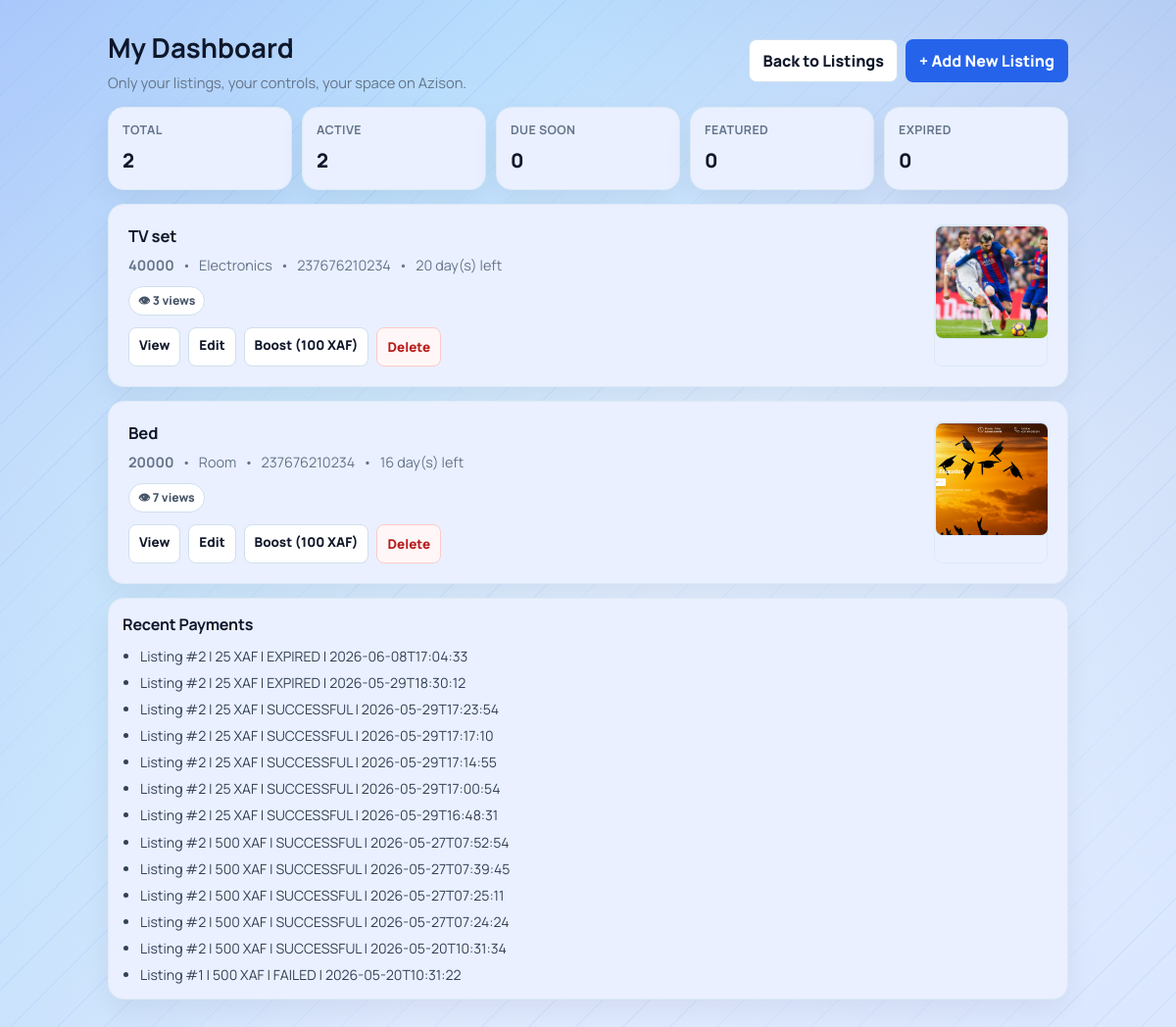
The app's page /dashboard (signed in) with its own data.
### tables this page shows
CREATE TABLE listings(
            id INTEGER PRIMARY KEY AUTOINCREMENT,
            title TEXT,
            price TEXT,
            category TEXT,
            phone TEXT,
            owner_phone TEXT,
            leave_date TEXT,
            description TEXT,
            image TEXT,
            is_featured INTEGER DEFAULT 0
        , view_count INTEGER DEFAULT 0);

CREATE TABLE payments(
            id INTEGER PRIMARY KEY AUTOINCREMENT,
            listing_id INTEGER NOT NULL,
            reference TEXT NOT NULL UNIQUE,
            amount INTEGER NOT NULL,
            status TEXT NOT NULL,
            phone TEXT,
            created_at TEXT NOT NULL
        , provider_reference TEXT);

### app.py (the view)
@app.route("/dashboard")
@login_required
def dashboard():
    conn = get_db()
    cursor = conn.cursor()
    owner_phone = get_authenticated_owner_phone()
    expire_stale_pending_payments(cursor)
    conn.commit()
    cursor.execute(
        """
        SELECT * FROM listings
        WHERE owner_phone = ?
        ORDER BY is_featured DESC, id DESC
        """,
        (owner_phone,),
    )
    rows = cursor.fetchall()
    cursor.execute(
        """
        SELECT p.id, p.listing_id, p.reference AS reference_id, p.amount, p.status, p.phone, p.created_at
        FROM payments p
        JOIN listings l ON l.id = p.listing_id
        WHERE l.owner_phone = ?
        ORDER BY p.id DESC
        """,
        (owner_phone,),
    )
    payment_rows = cursor.fetchall()
    conn.close()
    today = datetime.today().date()
    listings = []
    pending_payments_by_listing = {}
    payment_history = []
    stats = {
        "total": 0,
        "active": 0,
        "soon": 0,
        "expired": 0,
        "featured": 0,
    }
    for payment_row in payment_rows:
        normalized_status = resolve_internal_payment_status(payment_row["status"]) or PAYMENT_STATUS_PENDING
        if normalized_status == PAYMENT_STATUS_PENDING and payment_row["listing_id"] not in pending_payments_by_listing:
            pending_payments_by_listing[payment_row["listing_id"]] = payment_row["reference_id"]
        payment_history.append(
            {
                "listing_id": payment_row["listing_id"],
                "reference_id": payment_row["reference_id"],
                "amount": payment_row["amount"],
                "status": normalized_status,
                "phone": payment_row["phone"] or "",
                "created_at": payment_row["created_at"],
            }
        )
    for row in rows:
        leave_date = datetime.strptime(row["leave_date"], "%Y-%m-%d").date()
        days_left = (leave_date - today).days
        is_expired = days_left < 0
        is_soon = 0 <= days_left <= 3
        is_featured = row["is_featured"] == 1
        stats["total"] += 1
        if is_featured:
            stats["featured"] += 1
        if is_expired:
            stats["expired"] += 1
        else:
            stats["active"] += 1
            if is_soon:
                stats["soon"] += 1
        listings.append(
            {
                "id": row["id"],
                "title": row["title"],
                "price": row["price"],
                "category": row["category"],
                "phone": row["phone"],
                "leave_date": row["leave_date"],
                "description": row["description"] or "",
                "image": row["image"],
                "is_featured": row["is_featured"],
                "days_left": days_left,
                "is_expired": is_expired,
                "is_soon": is_soon,
                "pending_payment_reference": pending_payments_by_listing.get(row["id"], ""),
                "view_count": row["view_count"],
            }
        )
    return render_template(
        "dashboard.html",
        listings=listings,
        stats=stats,
        payment_history=payment_history[:20],
        boost_amount=effective_boost_amount(),
    )

### app.py (called while the page is built)
def env_flag(name):
    return os.getenv(name, "").strip().lower() in {"1", "true", "yes", "on"}

def get_db():
    if USE_POSTGRES:
        if psycopg2 is None:
            raise RuntimeError("DATABASE_URL is set but psycopg2 is not installed.")
        return PostgresConnection(psycopg2.connect(normalize_database_url(DATABASE_URL)))
    conn = sqlite3.connect(SQLITE_DATABASE_PATH)
    conn.row_factory = sqlite3.Row
    return conn

def normalize_phone(raw_phone):
    if not raw_phone:
        return ""
    phone = re.sub(r"\D", "", raw_phone)
    if phone.startswith("00"):
        phone = phone[2:]
    national_number = ""
    if phone.startswith("237") and len(phone) == 12:
        national_number = phone[3:]
    elif len(phone) == 10 and phone.startswith("0"):
        national_number = phone[1:]
    elif len(phone) == 9:
        national_number = phone
    else:
        return ""
    if len(national_number) != 9 or national_number[0] not in {"2", "6"}:
        return ""
    phone = "237" + national_number
    return phone

def get_session_user_id():
    raw_user_id = session.get("user_id")
    if raw_user_id is None:
        return None
    try:
        return int(raw_user_id)
    except (TypeError, ValueError):
        session.pop("user_id", None)
        return None

def listing_image_url(image_value):
    image_value = (image_value or "").strip()
    if not image_value:
        return ""
    if image_value.startswith(("http://", "https://")):
        return image_value
    return url_for("static", filename=f"uploads/{image_value}")

def effective_boost_amount() -> int:
    return BOOST_LISTING_AMOUNT

def normalize_payment_status(status):
    return (status or "").strip().upper()

def enable_insecure_oauth_for_localhost():
    host = (request.host or "").split(":", 1)[0].strip().lower()
    local_hosts = {"localhost", "127.0.0.1", "0.0.0.0", "::1"}
    is_local_name = host in local_hosts or host.startswith("localhost")
    is_private_ip = False
    try:
        is_private_ip = ipaddress.ip_address(host).is_private
    except ValueError:
        is_private_ip = False
    if (is_local_name or is_private_ip) and "OAUTHLIB_INSECURE_TRANSPORT" not in os.environ:
        os.environ["OAUTHLIB_INSECURE_TRANSPORT"] = "1"

@app.before_request
def oauth_dev_transport_guard():
    if env_flag("OAUTHLIB_INSECURE_TRANSPORT"):
        os.environ["OAUTHLIB_INSECURE_TRANSPORT"] = "1"
        return
    if request.scheme == "http":
        enable_insecure_oauth_for_localhost()

### templates/dashboard.html (shortened to what this page needs)
<!DOCTYPE html>
<html lang="en">
<head>
    <link rel="stylesheet" href="{{ url_for('static', filename='css/marketplace.css') }}">
</head>
<body>
    <main class="page">
        <section class="topbar">
            <div class="title-wrap">
                <h1>My Dashboard</h1>
                <p>Only your listings, your controls, your space on Azison.</p>
            </div>
            <div class="actions">
                <a class="btn" href="{{ url_for('home') }}">Back to Listings</a>
                <a class="btn primary" href="{{ url_for('create') }}">+ Add New Listing</a>
            </div>
        </section>
        <section class="stats">
            <article class="stat">
                <span class="label">Total</span>
                <strong class="value">{{ stats['total'] }}</strong>
            </article>
            <article class="stat">
                <span class="label">Active</span>
                <strong class="value">{{ stats['active'] }}</strong>
            </article>
            <article class="stat">
                <span class="label">Due Soon</span>
                <strong class="value">{{ stats['soon'] }}</strong>
            </article>
            <article class="stat">
                <span class="label">Featured</span>
                <strong class="value">{{ stats['featured'] }}</strong>
            </article>
            <article class="stat">
                <span class="label">Expired</span>
                <strong class="value">{{ stats['expired'] }}</strong>
            </article>
        </section>
        <section class="list">
            {% if listings %}
                {% for item in listings %}
                    <article class="card">
                        <div>
                            <h2>{{ item['title'] }}</h2>
                            <p class="meta">
                                <span><strong>{{ item['price'] }}</strong></span>
                                <span>•</span>
                                <span>{{ item['category'] }}</span>
                                <span>•</span>
                                <span>{{ item['phone'] }}</span>
                                <span>•</span>
                                {% if item['is_expired'] %}
                                    <span>Expired {{ item['days_left'] * -1 }} day(s) ago</span>
                                {% elif item['is_soon'] %}
                                    <span class="deadline soon">⚡ {{ item['days_left'] }} day(s) left</span>
                                {% else %}
                                    <span class="deadline">{{ item['days_left'] }} day(s) left</span>
                                {% endif %}
                            </p>
                            <div class="chips">
                                <span class="chip">👁 {{ item['view_count'] or 0 }} views</span>
                            </div>
                            <div class="row-actions">
                                <a class="link-btn" href="{{ url_for('listing_detail', id=item['id']) }}">View</a>
                                <a class="link-btn" href="{{ url_for('edit_listing', id=item['id']) }}">Edit</a>
                                {% if item['is_featured'] == 1 %}
                                    <span class="link-btn">Featured Active</span>
                                {% else %}
                                    <a class="link-btn" href="{{ url_for('select_boost_payment', listing_id=item['id'], next=url_for('dashboard')) }}">Boost ({{ boost_amount }} XAF)</a>
                                {% endif %}
                                <form method="POST" action="{{ url_for('delete_listing', id=item['id']) }}" onsubmit="return confirm('Are you sure you want to delete this listing?');">
                                    <button class="danger-btn" type="submit">Delete</button>
                                </form>
                            </div>
                        </div>
                        {% if item['image'] %}
                            <a class="thumb-link lightbox-trigger" href="{{ listing_image_url(item['image']) }}" title="Open full image">
                                <img class="thumb" src="{{ listing_image_url(item['image']) }}" alt="{{ item['title'] }}">
                            </a>
                        {% endif %}
                    </article>
                {% endfor %}
            {% else %}
                <div class="empty">
                    <p>No listings yet on your dashboard.</p>
                    <a class="btn primary" href="{{ url_for('create') }}">Post your first listing</a>
                </div>
            {% endif %}
        </section>
        <section class="history">
            <h2>Recent Payments</h2>
            {% if payment_history %}
                <ul>
                    {% for payment in payment_history %}
                        <li>
                            Listing #{{ payment['listing_id'] }} | {{ payment['amount'] }} XAF | {{ payment['status'] }} | {{ payment['created_at'] }}
                        </li>
                    {% endfor %}
                </ul>
            {% else %}
                <p class="summary">No payment activity yet.</p>
            {% endif %}
        </section>
    </main>
</body>
</html>

### static/css/marketplace.css (style rules this page uses)
:root { --bg: #dfe9ff; --card: #ffffff; --surface: #eaf0ff; --surface-alt: #eef4ff; --text: #0f172a; --muted: #64748b; --line: #d0dfee; --line-soft: #dceaf5; --brand: #2563eb; --brand-light: #3b82f6; --accent: #dbeafe; --urgent: #b45309; --featured: #1d4ed8; --chip: #eaf0ff; --soft: #f4f8ff; --auth-bg: #eaf0ff; --ok: #15803d; --warn: #b45309; --danger: #b91c1c; --shadow-sm: 0 1px 3px rgba(15, 23, 42, 0.06); --shadow-md: 0 4px 12px rgba(15, 23, 42, 0.05), 0 1px 3px rgba(15, 23, 42, 0.06); --shadow-lg: 0 12px 30px rgba(15, 23, 42, 0.06); --shadow-xl: 0 20px 40px rgba(15, 23, 42, 0.08); --radius-sm: 8px; --radius-md: 12px; --radius-lg: 16px; }
html { color-scheme: light; }
body { line-height: 1.5; background: repeating-linear-gradient(135deg, rgba(37, 99, 235, 0.06) 0 1px, transparent 1px 34px), linear-gradient(120deg, rgba(37, 99, 235, 0.22) 0%, rgba(14, 165, 233, 0.12) 28%, transparent 56%), linear-gradient(235deg, rgba(30, 64, 175, 0.14) 0%, rgba(191, 219, 254, 0.16) 34%, transparent 62%), linear-gradient(180deg, #cfe4ff 0%, #e4f0ff 42%, var(--bg) 100%); background-attachment: fixed; }
a { color: #1d4ed8; }
h1, h2, h3, .title, .section-title, .related-title { color: var(--text); letter-spacing: 0; }
.page { margin-top: 28px; }
.card, .stat, .history { border: 1px solid var(--line-soft); border-radius: var(--radius-lg); background: var(--surface); box-shadow: var(--shadow-lg); }
.card { padding: 20px; transition: box-shadow 0.2s ease, transform 0.2s ease; }
.card.clickable, .related-card, .stat, .history, .btn, .back, .nav, .action-link, .action-btn, .link-btn, .danger-btn, .owner-link, .owner-btn, .cta, .related-link, .search button, .search .clear-btn, input[type="file"]::file-selector-button { transition: transform 0.14s ease, box-shadow 0.14s ease, border-color 0.14s ease, background-color 0.14s ease; }
.btn, .back, .nav, .action-link, .action-btn, .link-btn, .danger-btn, .owner-link, .owner-btn, .cta, .related-link, .search button, .search .clear-btn { min-height: 40px; border-radius: var(--radius-sm); font-weight: 800; }
.btn.primary, .cta, .search button, input[type="file"]::file-selector-button { background: var(--brand); border-color: transparent; color: #ffffff; }
.danger-btn, .owner-btn.delete, .action-btn.delete { background: #fff7f7; border-color: #fecaca; color: var(--danger); }
.chips { gap: 10px; }
.chip, .badge, .mini-badge { border: 1px solid transparent; border-radius: 999px; }
.chip { background: #ffffff; border-color: var(--line); color: #475569; }
.deadline { color: inherit; white-space: nowrap; }
.list { gap: 14px; }
.thumb, .thumb-link { width: 116px; border-radius: var(--radius-sm); border: 1px solid var(--line-soft); }
.thumb { height: 116px; background: #eef2f7; }
.summary, .description, .history ul { color: #334155; }
.meta, .related-meta, .subtitle, .field-hint, .section-subtitle, .helper, .image-note { color: var(--muted); }
.stats { grid-template-columns: repeat(auto-fit, minmax(140px, 1fr)); }
.stat { padding: 14px; background: var(--surface); }
.stat .label, .label { letter-spacing: 0.03em; }

### records on screen
listings: title "TV set", price "40000", category "Electronics", phone "237676210234", days_left "20", view_count "3", boost_amount "100", image (picture)
listings: title "Bed", price "20000", category "Room", phone "237676210234", days_left "16", view_count "7", boost_amount "100", image (picture)
payments: listing_id "2", amount "25", status "EXPIRED", created_at "2026-06-08T17:04:33"
payments: listing_id "2", amount "25", status "EXPIRED", created_at "2026-05-29T18:30:12"
payments: listing_id "2", amount "25", status "SUCCESSFUL", created_at "2026-05-29T17:23:54"
payments: listing_id "2", amount "25", status "SUCCESSFUL", created_at "2026-05-29T17:17:10"
payments: listing_id "2", amount "25", status "SUCCESSFUL", created_at "2026-05-29T17:14:55"
payments: listing_id "2", amount "25", status "SUCCESSFUL", created_at "2026-05-29T17:00:54"
payments: listing_id "2", amount "25", status "SUCCESSFUL", created_at "2026-05-29T16:48:31"
payments: listing_id "2", amount "500", status "SUCCESSFUL", created_at "2026-05-27T07:52:54"
payments: listing_id "2", amount "500", status "SUCCESSFUL", created_at "2026-05-27T07:39:45"
payments: listing_id "2", amount "500", status "SUCCESSFUL", created_at "2026-05-27T07:25:11"
payments: listing_id "2", amount "500", status "SUCCESSFUL", created_at "2026-05-27T07:24:24"
payments: listing_id "2", amount "500", status "SUCCESSFUL", created_at "2026-05-20T10:31:34"
payments: listing_id "1", amount "500", status "FAILED", created_at "2026-05-20T10:31:22"

### other values on screen
{{ stats['total'] }} "2"
{{ stats['active'] }} "2"
{{ stats['soon'] }} "0"
{{ stats['featured'] }} "0"
{{ stats['expired'] }} "0"
